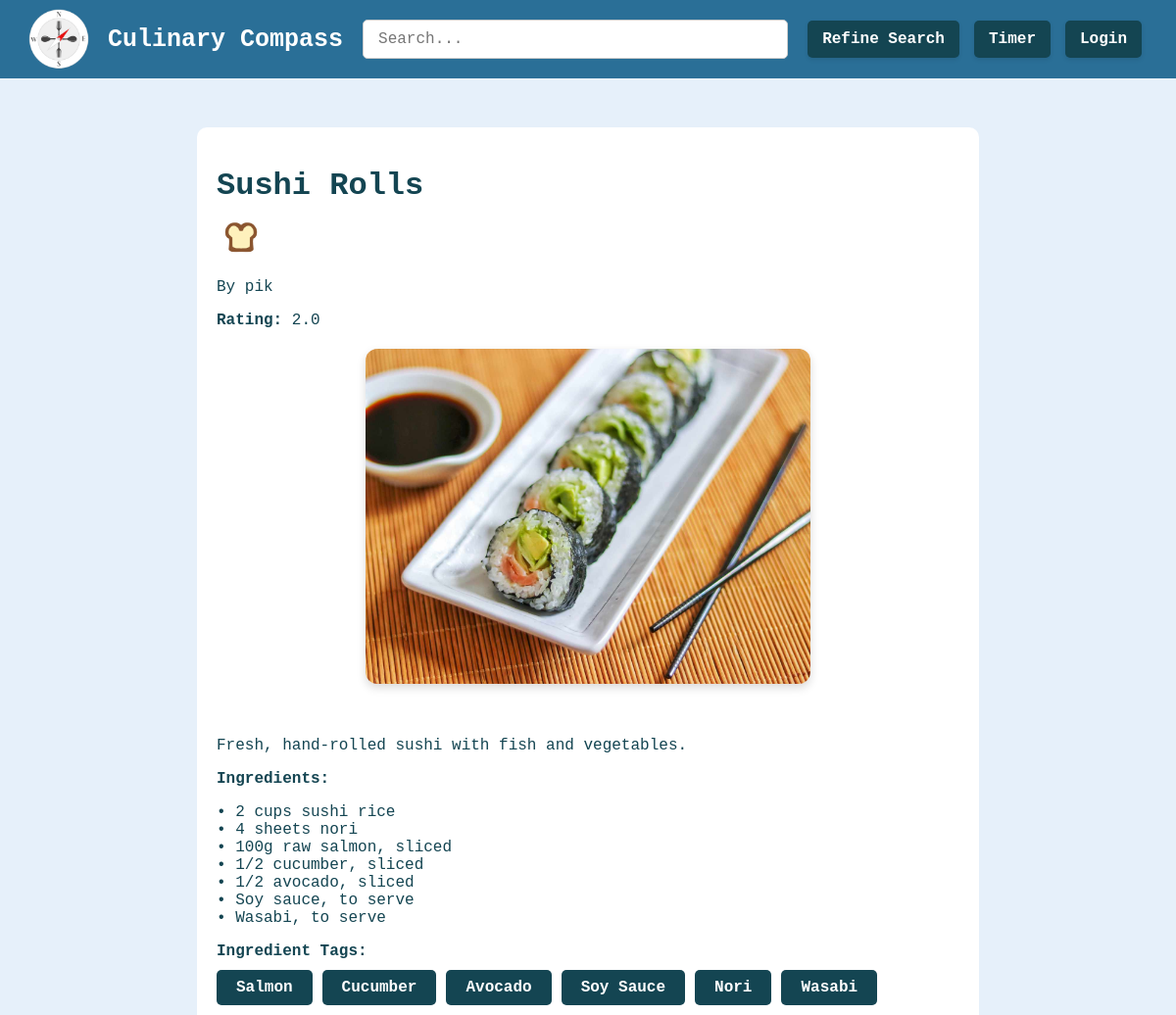
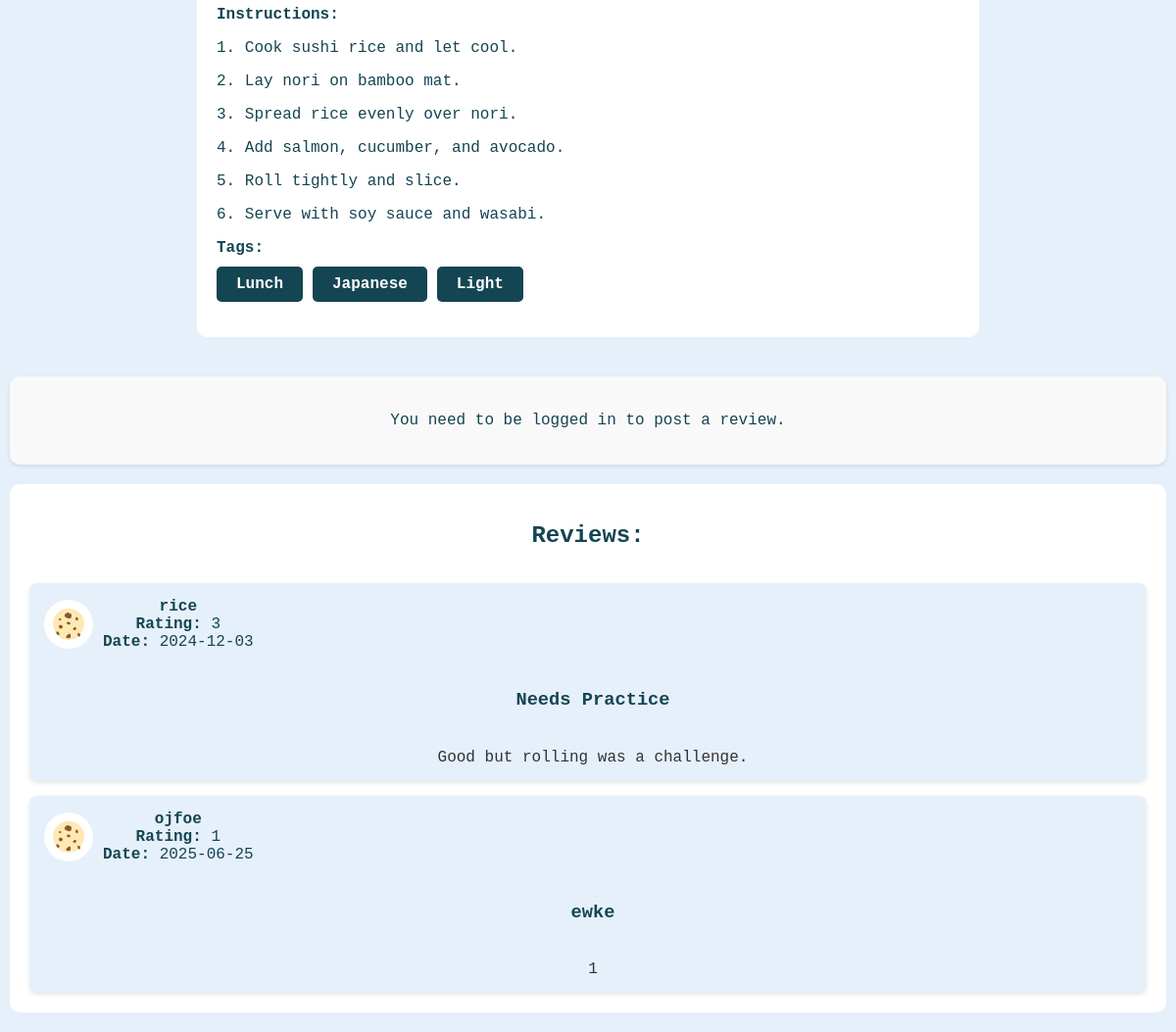
Screenshot of /recipe/2 with the database file from the repository (2 pictures, top to bottom).
### tables this page shows
CREATE TABLE recipes (
        id INTEGER PRIMARY KEY AUTOINCREMENT,
        user_id INTEGER NOT NULL,
        title TEXT NOT NULL,
        intro TEXT,
        ingredient_list TEXT,
        ingredient_tags TEXT,
        instructions TEXT,
        tags TEXT,
        rating REAL,
        image TEXT
    );

CREATE TABLE users (
        id INTEGER PRIMARY KEY AUTOINCREMENT,
        username TEXT NOT NULL UNIQUE,
        password TEXT NOT NULL,
        profile_picture TEXT NOT NULL,
        is_admin INTEGER DEFAULT 0,
        failed_attempts INTEGER DEFAULT 0,
        lockout_timer TIMESTAMP NULL
    );

CREATE TABLE reviews (
        id INTEGER PRIMARY KEY AUTOINCREMENT,
        recipe_id INTEGER NOT NULL,
        user_id INTEGER NOT NULL,
        rating INTEGER NOT NULL,
        review TEXT,
        title TEXT,
        date TEXT NOT NULL,
        profile_picture TEXT,
        FOREIGN KEY (recipe_id) REFERENCES recipes(id) ON DELETE CASCADE,
        FOREIGN KEY (user_id) REFERENCES users(id) ON DELETE CASCADE
    );

### MW aaaaa/app.py (the view, shortened to what this page needs)
@app.route('/recipe/<int:recipe_id>', methods=['GET', 'POST'])
def recipe_page(recipe_id):
    connection = get_db_connection()
    cursor = connection.cursor()
    connection.execute("PRAGMA foreign_keys = ON;")
    query_recipe = '''
    SELECT recipes.*, users.username AS writer_username, users.id AS writer_id, users.profile_picture AS writer_pic
    FROM recipes
    JOIN users ON recipes.user_id = users.id
    WHERE recipes.id = ?
    '''
    recipe = connection.execute(query_recipe, (recipe_id,)).fetchone()
    query_reviews = '''
    SELECT users.username, reviews.*, reviews.title AS review_title
    FROM reviews
    JOIN users ON reviews.user_id = users.id
    WHERE reviews.recipe_id = ?
    '''
    reviews = connection.execute(query_reviews, (recipe_id,)).fetchall()
    is_favourited = False
    user_review = None
    if 'user_id' in session:
        user_id = session['user_id']
        is_favourited = cursor.execute("SELECT 1 FROM favourites WHERE recipe_id = ? AND user_id = ?", (recipe_id, user_id)).fetchone() is not None
        user_review = cursor.execute(
            "SELECT * FROM reviews WHERE recipe_id = ? AND user_id = ?",
            (recipe_id, user_id)
        ).fetchone()
        query_annotations = '''
        SELECT annotations.highlighted_text, annotations.annotation_text
        FROM annotations
        JOIN users ON annotations.user_id = users.id
        WHERE annotations.recipe_id = ? AND annotations.user_id = ?
        '''
        annotations = connection.execute(query_annotations, (recipe_id, user_id)).fetchall()
    else:
        annotations = []
    connection.close()
    if recipe:
        tags_dict = json.loads(recipe['tags'])
        tags = []
        for tag_list in tags_dict.values():
            tags.extend(tag_list)
        ingredient_tags_dict = json.loads(recipe['ingredient_tags'])
        ingredient_tags = []
        for tag_list in ingredient_tags_dict.values():
            ingredient_tags.extend(tag_list)
        recipe_data = {
            "writer_username": recipe['writer_username'],
            "writer_id": recipe['writer_id'],
            "writer_pic": recipe['writer_pic'],
            "id": recipe['id'],
            "title": recipe['title'],
            "instructions": recipe['instructions'],
            "intro": recipe['intro'],
            "ingredient_list": recipe['ingredient_list'],
            "ingredient_tags": ingredient_tags,
            "tags": tags,
            "rating": recipe['rating'] if reviews else "N/A",
            "image": recipe['image'],
            "annotations": [
                {
                    "highlighted_text": a['highlighted_text'],
                    "annotation_text": a['annotation_text']
                } for a in annotations
            ],
            "reviews": [
                {
                    "user_id": r['user_id'],
                    "username": r['username'],
                    "profile_picture": r['profile_picture'],
                    "review_title": r['review_title'],
                    "review": r['review'],
                    "rating": r['rating'],
                    "date": r['date']
                } for r in reviews
            ]
        }
        recipe_data["instructions"] = highlight_text(recipe_data["instructions"], recipe_data["annotations"])
        return render_template('recipepage.html', recipe=recipe_data, tags=tags, ingredient_tags=ingredient_tags, is_favourited=is_favourited, user_review=user_review)
    else:
        return "Page not found", 404

### MW aaaaa/app.py (called while the page is built)
def get_db_connection():
    connection = sqlite3.connect('my-database.db')
    connection.row_factory = sqlite3.Row
    return connection

def highlight_text(instructions, annotations):
    for i, ann in enumerate(annotations):
        pattern = re.escape(ann['highlighted_text'])
        replacement = f'<mark class="highlighted-text" id="highlight-{i}" data-index="{i}">{ann["highlighted_text"]}</mark>'
        instructions = re.sub(pattern, replacement, instructions, count=1)
    return Markup(instructions)

### MW aaaaa/templates/recipepage.html (shortened to what this page needs)
{% extends 'base.html' %}
{% block content %}
        <div class="content-wrapper{% if not session.get('logged_in') %} guest-view{% endif %}">
        <div class="recipe-info{% if not session.get('logged_in') %} guest-view{% endif %}">
                <h1>{{ recipe['title'] }}</h1>
                <a href="{{ url_for('profile', user_id=recipe['writer_id']) }}">
                    <img src="{{ url_for('static', filename=recipe['writer_pic'] if recipe['writer_pic'] else 'images/default_profile.png') }}" alt="Profile Picture" class="profile-pic">
                    <p>By {{ recipe['writer_username'] }}</p>
                </a>
                <p><strong>Rating:</strong> <span class="rating">{{ recipe['rating'] }}</span></p>
                {% if recipe.image %}
                    <div class="recipe-image-container">
                        <img src="{{ url_for('static', filename=recipe.image) }}" alt="{{ recipe.title }} Image" class="recipe-main-image">
                    </div>
                {% endif %}
                <br>
                <p> {{ recipe['intro']}}</p>
                <p><strong>Ingredients:</strong></p>
                <p> {{ recipe['ingredient_list']|replace('\n', '<br>')|safe }}</p>
                <p><strong>Ingredient Tags:</strong></p>
                    <div class="recipe-tags">
                        {% for tag in ingredient_tags %}
                            <a href="{{ url_for('search') }}?ingredients={{ tag }}" class="dark-button">{{ tag }}</a>
                        {% endfor %}
                    </div>
                <p><strong>Instructions:</strong></p>
                <div id="recipe-instructions">
                    <div id="instructions-text">
                        {% for line in recipe['instructions'].split('\n') %}
                            <p>{{ line }}</p>
                        {% endfor %}
                    </div>
                </div>
                <p><strong>Tags:</strong>
                    <form method="POST">
                        <div class="recipe-tags">
                            {% for tag in recipe['tags'] %}
                                <a href="{{ url_for('search') }}?tags={{ tag }}" class="dark-button">{{ tag }}</a>
                            {% endfor %}
                        </div>
                    </form>
                </p>
            </div>
    </div>
    <div class="review-form">
        {% if session.get('logged_in') %}
            {% if session['user_id'] == recipe.writer_id %}
                <p>You cannot review your own recipe.</p>
            {% elif user_review %}
                <h2>Edit Your Review</h2>
                <form method="POST">
                    <input type="hidden" name="action" value="edit_review">
                    <div class="form-group">
                        <label for="review_title">Review Title:</label>
                        <input type="text" id="review_title" name="review_title" value="{{ user_review['title'] }}" required>
                    </div>
                    <br>
                    <div class="form-group">
                        <label for="rating">Rating (1-5):</label>
                        <input type="number" id="rating" name="rating" min="1" max="5" value="{{ user_review['rating'] }}" required>
                    </div>
                    <br>
                    <div class="form-group">
                        <label for="review">Your Review:</label>
                        <textarea id="review" name="review" required>{{ user_review['review'] }}</textarea>
                    </div>
                    <br>
                    <button type="submit" class="submit-button">Update Review</button>
                </form>
            {% else %}
                <h2>Submit Your Review</h2>
                <form method="POST">
                    <input type="hidden" name="action" value="submit_review">
                    <input type="hidden" name="action" value="submit_review">
                    <div class="form-group">
                        <label for="review_title">Review Title:</label>
                        <input type="text" id="review_title" name="review_title" maxlength="50" required>
                    </div>
                    <br>
                    <div class="form-group">
                        <label for="rating">Rating (1-5):</label>
                        <input type="number" id="rating" name="rating" min="1" max="5" required>
                    </div>
                    <br>
                    <div class="form-group">
                        <label for="review">Your Review:</label>
                        <textarea id="review" name="review" maxlength="30000" required></textarea>
                    </div>
                    <br>
                    <button type="submit" class="submit-button">Submit Review</button>
                </form>
            {% endif %}
        {% else %}
            <p>You need to be logged in to post a review.</p>
        {% endif %}
    </div>
    <div class="reviews-section">
        <h2>Reviews:</h2>
        {% for review in recipe['reviews'] %}
            <div class="review">
                <div class="profile">
                    <a href="{{ url_for('profile', user_id=review['user_id']) }}">
                    <img src="{{ url_for('static', filename=review['profile_picture'] if review['profile_picture'] else 'images/default_profile.png') }}" alt="Profile Picture" class="profile-pic">
                    <div class="review-header">
                        <p><strong>{{ review['username'] }}</strong></p>
                        </a>
                        <p><strong>Rating:</strong> {{ review['rating'] }}</p>
                        <p><strong>Date:</strong> {{ review['date'] }}</p>
                    </div>
                </div>
                <h3 class="review-title">{{ review['review_title'] }}</h3>
                <p class="review-text">{{ review['review'] }}</p>
            </div>
        {% else %}
            <p>No reviews available.</p>
        {% endfor %}
{% endblock %}

### MW aaaaa/templates/base.html (shortened to what this page needs)
<html>
<head>
    <link rel="stylesheet" href="{{ url_for('static', filename='stylesheet.css') }}">
</head>
<body>
    <div id="top-division">
        <a href="{{ url_for('homepage') }}" class="logo-link">
            <img src="{{ url_for('static', filename='images/logo.png') }}" alt="Logo" class="corner-image" />
            <span class="site-name">Culinary Compass</span>
        </a>
        <form id="search-bar" method="POST" action="/search">
            <input type="text" name="search-bar" placeholder="Search..." />
        </form>
        <div class="auth-button">
            <a href="{{ url_for('search') }}" class="search-button">Refine Search</a>
            <a class="timer-button">Timer</a>
            {% if not session.get('logged_in') %}
            <a href="{{ url_for('login') }}" class="login-button">Login</a>
            {% else %}
            <a href="{{ url_for('profile', user_id=session.get('user_id')) }}" class="profile-button">Profile</a>
            {% endif %}
        </div>
    </div>
    <div class="main-content">
        {% block content %}{% endblock %}
</body>
</html>

### MW aaaaa/static/stylesheet.css (style rules this page uses)
* { font-family: 'Cascadia Code', monospace; box-sizing: border-box; color:#144552; }
body { margin: 10px; padding-top: 100px; text-align: center; background-color: #e6f0fa; background-size: cover; background-position: center; background-repeat: no-repeat; background-attachment: fixed; }
a { cursor: pointer; color: inherit; text-decoration: none; }
#top-division { display: flex; align-items: center; justify-content: space-between; padding: 0 20px; height: 80px; width: 100%; background-color: #2A6F97; color: #144552; position: fixed; top: 0; left: 0; z-index: 1000; }
.logo-link { display: flex; align-items: center; text-decoration: none; gap: 10px; flex-shrink: 0; }
.corner-image { width: 80px; height: 80px; object-fit: cover; margin: 0; }
.site-name { font-weight: bold; color: white; font-size: 25px; user-select: none; }
#search-bar { flex-grow: 1; margin: 0 20px; }
.auth-button { display: flex; gap: 15px; margin-left: auto; margin-right: 15px; }
.auth-button a { background-color: white; color: #144552; padding: 10px 15px; border-radius: 5px; font-weight: bold; box-shadow: 0 2px 4px rgba(0,0,0,0.1); transition: background-color 0.3s, color 0.3s; }
.content-wrapper { display: flex; gap: 20px; padding: 20px; align-items: stretch; }
.content-wrapper.guest-view { display: block; gap: 20px; padding: 20px; align-items: stretch; }
.recipe-info { width: 70%; background-color: white; border-radius: 10px; padding: 20px; text-align: left; }
.recipe-info.guest-view { width: 70%; margin-left: auto; margin-right: auto; float: none; display: block; }
.recipe-info h1, .recipe-info p { margin-bottom: 10px; }
.recipe-tags { display: flex; flex-wrap: wrap; gap: 10px; justify-content: flex-start; }
.dark-button { display: inline-flex; align-items: center; justify-content: center; padding: 10px 20px; font-size: 1rem; font-weight: bold; border-radius: 5px; border: none; background-color: #144552; color: white; cursor: pointer; line-height: 1; user-select: none; transition: background-color 0.3s; }
.auth-button a { background-color: #144552; color: white; padding: 10px 15px; border-radius: 5px; font-weight: bold; box-shadow: 0 2px 4px rgba(0,0,0,0.1); transition: background-color 0.3s, color 0.3s; }
.recipe-image-container { text-align: center; margin: 20px 0; }
.recipe-main-image { width: 60%; height: auto; display: block; margin: 0 auto 20px auto; border-radius: 12px; box-shadow: 0 4px 10px rgba(0, 0, 0, 0.15); }
.reviews-section { margin: 20px 0; padding: 20px; background-color: white; border-radius: 10px; display: flex; flex-direction: column; gap: 15px; }
.review { background-color: #e6f0fa; padding: 15px; border-radius: 8px; box-shadow: 0 2px 4px rgba(0,0,0,0.1); display: flex; flex-direction: column; gap: 10px; }
.profile { display: flex; align-items: center; margin-bottom: 10px; }
.profile-pic { width: 50px; height: 50px; border-radius: 50%; margin-right: 10px; object-fit: cover; }
.review-header { display: flex; flex-direction: column; }
.review-header p { margin: 0; }
.review-title { margin-left: 10px; }
.review-text { margin: 10px 0 0 10px; font-size: 1em; color: #333; }
.review-form { background-color: #f9f9f9; padding: 20px; border-radius: 10px; box-shadow: 0 2px 4px rgba(0,0,0,0.1); display: flex; flex-direction: column; gap: 15px; margin-top: 20px; }
input, textarea { padding: 10px 15px; border: 1px solid #ccc; border-radius: 5px; font-size: 1em; width: 100%; }
.recipe-info, #annotation-sidebar { flex-grow: 1; height: auto; overflow-y: auto; }

### rows the page displays
recipes: title "Sushi Rolls", rating "2.0", image (picture), intro "Fresh, hand-rolled sushi with fish and vegetables.", ingredient_list "• 2 cups sushi rice • 4 sheets nori • 100g raw salmon, sliced • 1/2 cucumber, sliced • 1/2 avocado, sliced • Soy sauce, to serve • Wasabi, to serve"
users: profile_picture (picture), writer_username "pik"
reviews: profile_picture (picture), username "rice", rating "3", date "2024-12-03", review_title "Needs Practice", review "Good but rolling was a challenge."
reviews: profile_picture (picture), username "ojfoe", rating "1", date "2025-06-25", review_title "ewke", review "1"

### other values shown
{{ tag }} "Salmon" "Cucumber" "Avocado" "Soy Sauce" "Nori" "Wasabi"
{{ line }} "1. Cook sushi rice and let cool." "2. Lay nori on bamboo mat." "3. Spread rice evenly over nori." "4. Add salmon, cucumber, and avocado." "5. Roll tightly and slice." "6. Serve with soy sauce and wasabi."
{{ tag }} "Lunch" "Japanese" "Light"
